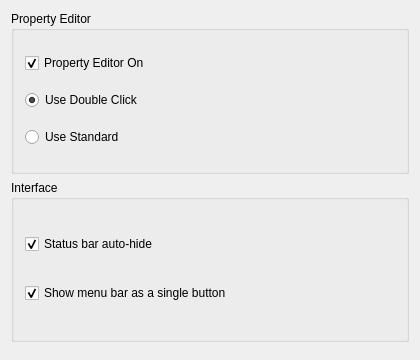
<?xml version="1.0" encoding="UTF-8"?>
<ui version="4.0">
 <class>Gui::Dialog::DlgSettingsColorPaletteOther</class>
 <widget class="QWidget" name="Gui::Dialog::DlgSettingsColorPaletteOther">
  <property name="geometry">
   <rect>
    <x>0</x>
    <y>0</y>
    <width>420</width>
    <height>360</height>
   </rect>
  </property>
  <property name="windowTitle">
   <string>Other Settings</string>
  </property>
  <layout class="QVBoxLayout">
   <item>
    <widget class="QGroupBox" name="groupBox_propertyEditor">
     <property name="title">
      <string>Property Editor</string>
     </property>
     <layout class="QGridLayout" name="layout_groupBox_propertyEditor">
      <item row="0" column="0">
       <widget class="Gui::PrefCheckBox" name="checkBox_propertyEditorEnabled">
        <property name="toolTip">
         <string>Enable or disable the ColorPalette property editor</string>
        </property>
        <property name="text">
         <string>Property Editor On</string>
        </property>
        <property name="checked">
         <bool>true</bool>
        </property>
        <property name="prefEntry" stdset="0">
         <cstring>PropertyEditorEnabled</cstring>
        </property>
        <property name="prefPath" stdset="0">
         <cstring>Mod/ColorPaletteState</cstring>
        </property>
       </widget>
      </item>
      <item row="1" column="0">
       <widget class="Gui::PrefRadioButton" name="radioButton_useDoubleClick">
        <property name="toolTip">
         <string>Open the property editor with a double click</string>
        </property>
        <property name="text">
         <string>Use Double Click</string>
        </property>
        <property name="checked">
         <bool>true</bool>
        </property>
        <property name="prefEntry" stdset="0">
         <cstring>PropertyEditorDoubleClick</cstring>
        </property>
        <property name="prefPath" stdset="0">
         <cstring>Mod/ColorPaletteState</cstring>
        </property>
       </widget>
      </item>
      <item row="2" column="0">
       <widget class="QRadioButton" name="radioButton_useStandard">
        <property name="toolTip">
         <string>Use the standard FreeCAD property editor behaviour</string>
        </property>
        <property name="text">
         <string>Use Standard</string>
        </property>
        <property name="checked">
         <bool>false</bool>
        </property>
       </widget>
      </item>
     </layout>
    </widget>
   </item>
   <item>
    <widget class="QGroupBox" name="groupBox_interface">
     <property name="title">
      <string>Interface</string>
     </property>
     <layout class="QGridLayout" name="layout_groupBox_interface">
      <item row="0" column="0">
       <widget class="Gui::PrefCheckBox" name="checkBox_statusBarAutoHide">
        <property name="toolTip">
         <string>Automatically hide the status bar when it is not in use</string>
        </property>
        <property name="text">
         <string>Status bar auto-hide</string>
        </property>
        <property name="checked">
         <bool>true</bool>
        </property>
        <property name="prefEntry" stdset="0">
         <cstring>StatusBarAutoHide</cstring>
        </property>
        <property name="prefPath" stdset="0">
         <cstring>Mod/ColorPaletteState</cstring>
        </property>
       </widget>
      </item>
      <item row="1" column="0">
       <widget class="Gui::PrefCheckBox" name="checkBox_menuBarAsButton">
        <property name="toolTip">
         <string>Replace the menu bar with a single menu button</string>
        </property>
        <property name="text">
         <string>Show menu bar as a single button</string>
        </property>
        <property name="checked">
         <bool>true</bool>
        </property>
        <property name="prefEntry" stdset="0">
         <cstring>MenuBarAsButton</cstring>
        </property>
        <property name="prefPath" stdset="0">
         <cstring>Mod/ColorPaletteState</cstring>
        </property>
       </widget>
      </item>
     </layout>
    </widget>
   </item>
   <item>
    <spacer name="verticalSpacer_1">
     <property name="orientation">
      <enum>Qt::Vertical</enum>
     </property>
    </spacer>
   </item>
  </layout>
 </widget>
 <layoutdefault spacing="6" margin="11"/>
 <customwidgets>
  <customwidget>
   <class>Gui::PrefCheckBox</class>
   <extends>QCheckBox</extends>
   <header>Gui/PrefWidgets.h</header>
  </customwidget>
  <customwidget>
   <class>Gui::PrefRadioButton</class>
   <extends>QRadioButton</extends>
   <header>Gui/PrefWidgets.h</header>
  </customwidget>
 </customwidgets>
 <resources/>
 <connections/>
</ui>
